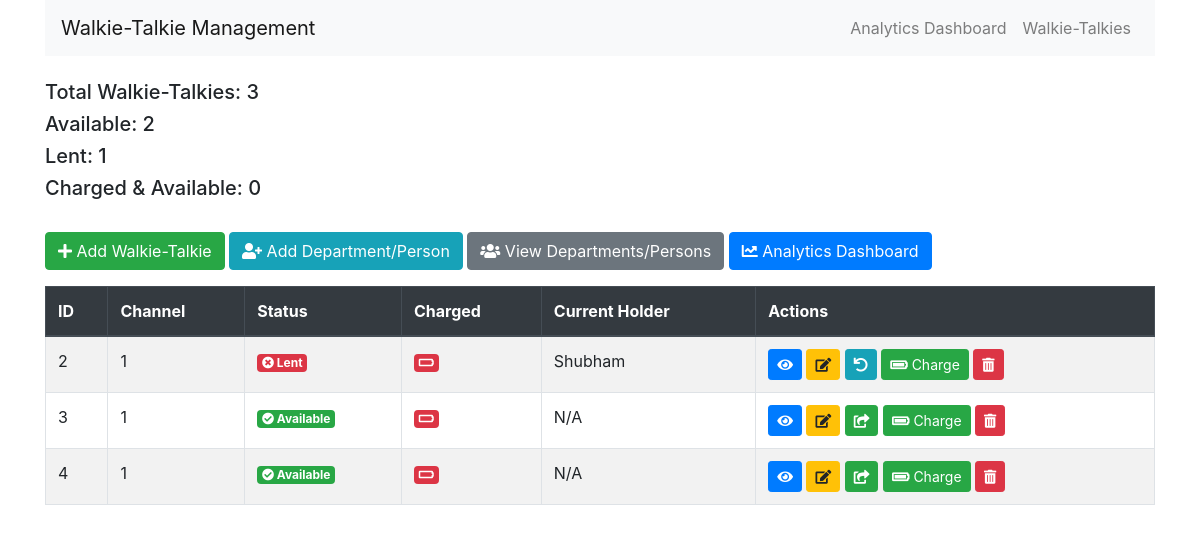
The page / on the database its author committed.
### models.py (models this page shows)
class WalkieTalkie(db.Model):
    id = db.Column(db.Integer, primary_key=True)
    channel = db.Column(db.Integer, nullable=True, default=1)
    is_lent = db.Column(db.Boolean, default=False)
    current_holder = db.Column(db.String(100), nullable=True)
    is_charged = db.Column(db.Boolean, default=False)  # Default is now False (discharged)
    rental_history = db.relationship('Rental', backref='walkie_talkie', lazy=True)

### routes.py (the view)
@app.route('/')
def index():
    walkie_talkies = WalkieTalkie.query.all()
    total_wt = len(walkie_talkies)
    available_wt = WalkieTalkie.query.filter_by(is_lent=False).count()
    lent_wt = WalkieTalkie.query.filter_by(is_lent=True).count()
    charged_wt = WalkieTalkie.query.filter_by(is_lent=False, is_charged=True).count()
    return render_template('index.html', walkie_talkies=walkie_talkies, total_wt=total_wt,
                           available_wt=available_wt, lent_wt=lent_wt, charged_wt=charged_wt)

### templates/index.html (shortened to what this page needs)
{% extends 'base.html' %}
{% block content %}
<div class="row mb-4">
    <div class="col">
        <h5>Total Walkie-Talkies: {{ total_wt }}</h5>
        <h5>Available: {{ available_wt }}</h5>
        <h5>Lent: {{ lent_wt }}</h5>
        <h5>Charged & Available: {{ charged_wt }}</h5>
    </div>
</div>
<div class="mb-3">
    <a href="{{ url_for('add_walkie_talkie') }}" class="btn btn-success">
        <i class="fas fa-plus"></i> Add Walkie-Talkie
    </a>
    <a href="{{ url_for('add_department') }}" class="btn btn-info">
        <i class="fas fa-user-plus"></i> Add Department/Person
    </a>
    <a href="{{ url_for('departments') }}" class="btn btn-secondary">
        <i class="fas fa-users"></i> View Departments/Persons
    </a>
    <a href="{{ url_for('analytics') }}" class="btn btn-primary">
        <i class="fas fa-chart-line"></i> Analytics Dashboard
    </a>
</div>
<table class="table table-striped table-bordered">
    <thead class="thead-dark">
        <tr>
            <th>ID</th>
            <th>Channel</th>
            <th>Status</th>
            <th>Charged</th>
            <th>Current Holder</th>
            <th>Actions</th>
        </tr>
    </thead>
    <tbody>
        {% for wt in walkie_talkies %}
        <tr class="{% if wt.is_lent %}lent-row{% endif %}">
            <td>{{ wt.id }}</td>
            <td>{{ wt.channel }}</td>
            <td>
                {% if wt.is_lent %}
                    <span class="badge badge-danger" data-toggle="tooltip" title="Lent to {{ wt.current_holder }}">
                        <i class="fas fa-times-circle"></i> Lent
                    </span>
                {% else %}
                    <span class="badge badge-success" data-toggle="tooltip" title="Available for lending">
                        <i class="fas fa-check-circle"></i> Available
                    </span>
                {% endif %}
            </td>
            <td>
                {% if wt.is_charged %}
                    <span class="badge badge-success" data-toggle="tooltip" title="Fully Charged">
                        <i class="fas fa-battery-full"></i>
                    </span>
                {% else %}
                    <span class="badge badge-danger" data-toggle="tooltip" title="Not Charged">
                        <i class="fas fa-battery-empty"></i>
                    </span>
                {% endif %}
            </td>
            <td>{{ wt.current_holder or 'N/A' }}</td>
            <td>
                <a href="{{ url_for('view_walkie_talkie', wt_id=wt.id) }}" class="btn btn-sm btn-primary" data-toggle="tooltip" title="View Details">
                    <i class="fas fa-eye"></i>
                </a>
                <a href="{{ url_for('edit_walkie_talkie', wt_id=wt.id) }}" class="btn btn-sm btn-warning" data-toggle="tooltip" title="Edit">
                    <i class="fas fa-edit"></i>
                </a>
                {% if not wt.is_lent %}
                    <a href="{{ url_for('lend_walkie_talkie', wt_id=wt.id) }}" class="btn btn-sm btn-success" data-toggle="tooltip" title="Lend">
                        <i class="fas fa-share-square"></i>
                    </a>
                {% else %}
                    <a href="{{ url_for('return_walkie_talkie', wt_id=wt.id) }}" class="btn btn-sm btn-info" data-toggle="tooltip" title="Return">
                        <i class="fas fa-undo"></i>
                    </a>
                {% endif %}
                <form action="{{ url_for('toggle_charge_status', wt_id=wt.id) }}" method="post" style="display:inline;">
                    <button type="submit" class="btn btn-sm {% if wt.is_charged %}btn-secondary{% else %}btn-success{% endif %}" data-toggle="tooltip" title="Toggle Charge Status">
                        {% if wt.is_charged %}
                            <i class="fas fa-battery-empty"></i> Discharge
                        {% else %}
                            <i class="fas fa-battery-full"></i> Charge
                        {% endif %}
                    </button>
                </form>
                <form action="{{ url_for('delete_walkie_talkie', wt_id=wt.id) }}" method="post" style="display:inline;">
                    <button type="submit" class="btn btn-sm btn-danger" onclick="return confirm('Are you sure you want to delete this walkie-talkie?');" data-toggle="tooltip" title="Delete">
                        <i class="fas fa-trash-alt"></i>
                    </button>
                </form>
            </td>
        </tr>
        {% endfor %}
    </tbody>
</table>
{% endblock %}

### templates/base.html (style rules this page uses)
.lent-row { animation: pulse 2s infinite; }

### rows shown on the page
WalkieTalkie: id "2", channel "1", is_charged False (drawn), current_holder "Shubham"
WalkieTalkie: id "3", channel "1", is_lent False (drawn), is_charged False (drawn), current_holder "N/A"
WalkieTalkie: id "4", channel "1", is_lent False (drawn), is_charged False (drawn), current_holder "N/A"

### other values the page prints
{{ total_wt }} "3"
{{ available_wt }} "2"
{{ lent_wt }} "1"
{{ charged_wt }} "0"
